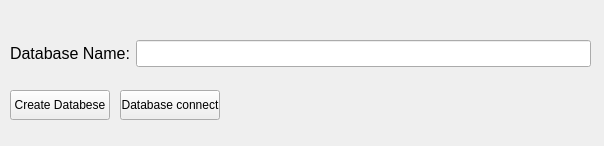
<?xml version="1.0" encoding="UTF-8"?>
<ui version="4.0">
 <class>Form</class>
 <widget class="QWidget" name="Form">
  <property name="geometry">
   <rect>
    <x>0</x>
    <y>0</y>
    <width>604</width>
    <height>146</height>
   </rect>
  </property>
  <property name="windowTitle">
   <string>Form</string>
  </property>
  <widget class="QPushButton" name="db_create">
   <property name="geometry">
    <rect>
     <x>10</x>
     <y>90</y>
     <width>100</width>
     <height>30</height>
    </rect>
   </property>
   <property name="text">
    <string>Create Databese</string>
   </property>
  </widget>
  <widget class="QPushButton" name="db_connect">
   <property name="geometry">
    <rect>
     <x>120</x>
     <y>90</y>
     <width>100</width>
     <height>30</height>
    </rect>
   </property>
   <property name="text">
    <string>Database connect</string>
   </property>
  </widget>
  <widget class="QLabel" name="label_result">
   <property name="geometry">
    <rect>
     <x>240</x>
     <y>80</y>
     <width>351</width>
     <height>41</height>
    </rect>
   </property>
   <property name="font">
    <font>
     <pointsize>14</pointsize>
     <weight>75</weight>
     <bold>true</bold>
    </font>
   </property>
   <property name="text">
    <string/>
   </property>
  </widget>
  <widget class="QWidget" name="">
   <property name="geometry">
    <rect>
     <x>10</x>
     <y>30</y>
     <width>581</width>
     <height>47</height>
    </rect>
   </property>
   <layout class="QHBoxLayout" name="horizontalLayout">
    <item>
     <widget class="QLabel" name="label">
      <property name="font">
       <font>
        <pointsize>12</pointsize>
       </font>
      </property>
      <property name="text">
       <string>Database Name:</string>
      </property>
     </widget>
    </item>
    <item>
     <widget class="QLineEdit" name="lineEdit">
      <property name="font">
       <font>
        <pointsize>12</pointsize>
       </font>
      </property>
     </widget>
    </item>
   </layout>
  </widget>
 </widget>
 <resources/>
 <connections/>
</ui>
